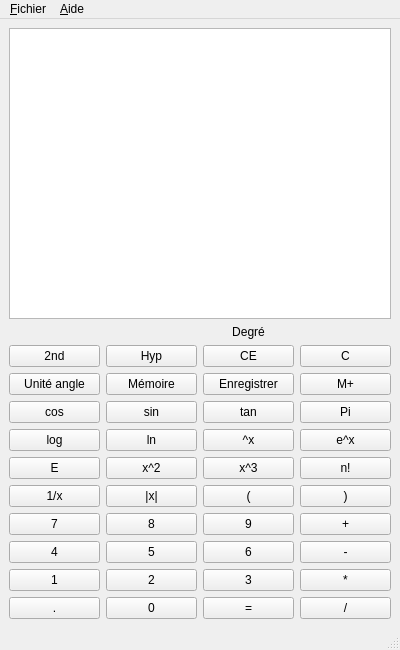
<?xml version="1.0" encoding="UTF-8"?>
<ui version="4.0">
 <class>MainWindow</class>
 <widget class="QMainWindow" name="MainWindow">
  <property name="geometry">
   <rect>
    <x>0</x>
    <y>0</y>
    <width>400</width>
    <height>650</height>
   </rect>
  </property>
  <property name="windowTitle">
   <string>La calculatrice d'Olivier</string>
  </property>
  <widget class="QWidget" name="centralwidget">
   <layout class="QGridLayout" name="gridLayout_2">
    <item row="0" column="0">
     <layout class="QVBoxLayout" name="verticalLayout">
      <item>
       <widget class="QPlainTextEdit" name="ecran"/>
      </item>
      <item>
       <layout class="QGridLayout" name="gridLayout">
        <item row="0" column="0">
         <widget class="QLabel" name="affichage2nd">
          <property name="text">
           <string/>
          </property>
          <property name="alignment">
           <set>Qt::AlignCenter</set>
          </property>
         </widget>
        </item>
        <item row="0" column="1">
         <widget class="QLabel" name="affichageHyp">
          <property name="text">
           <string/>
          </property>
          <property name="alignment">
           <set>Qt::AlignCenter</set>
          </property>
         </widget>
        </item>
        <item row="0" column="2">
         <widget class="QLabel" name="affichageUniteAngle">
          <property name="text">
           <string>Degré</string>
          </property>
          <property name="alignment">
           <set>Qt::AlignCenter</set>
          </property>
         </widget>
        </item>
        <item row="1" column="0">
         <widget class="QPushButton" name="bouton2nd">
          <property name="text">
           <string>2nd</string>
          </property>
         </widget>
        </item>
        <item row="1" column="1">
         <widget class="QPushButton" name="boutonHyp">
          <property name="text">
           <string>Hyp</string>
          </property>
         </widget>
        </item>
        <item row="1" column="2">
         <widget class="QPushButton" name="boutonCE">
          <property name="text">
           <string>CE</string>
          </property>
         </widget>
        </item>
        <item row="1" column="3">
         <widget class="QPushButton" name="boutonAnnulation">
          <property name="text">
           <string>C</string>
          </property>
         </widget>
        </item>
        <item row="2" column="0">
         <widget class="QPushButton" name="boutonMode">
          <property name="text">
           <string>Unité angle</string>
          </property>
         </widget>
        </item>
        <item row="2" column="1">
         <widget class="QPushButton" name="boutonMemoire">
          <property name="text">
           <string>Mémoire</string>
          </property>
         </widget>
        </item>
        <item row="2" column="2">
         <widget class="QPushButton" name="boutonEnregistrer">
          <property name="text">
           <string>Enregistrer</string>
          </property>
         </widget>
        </item>
        <item row="2" column="3">
         <widget class="QPushButton" name="boutonM">
          <property name="text">
           <string>M+</string>
          </property>
         </widget>
        </item>
        <item row="3" column="0">
         <widget class="QPushButton" name="boutonCos">
          <property name="text">
           <string>cos</string>
          </property>
         </widget>
        </item>
        <item row="3" column="1">
         <widget class="QPushButton" name="boutonSin">
          <property name="text">
           <string>sin</string>
          </property>
         </widget>
        </item>
        <item row="3" column="2">
         <widget class="QPushButton" name="boutonTan">
          <property name="text">
           <string>tan</string>
          </property>
         </widget>
        </item>
        <item row="3" column="3">
         <widget class="QPushButton" name="boutonPi">
          <property name="text">
           <string>Pi</string>
          </property>
         </widget>
        </item>
        <item row="4" column="0">
         <widget class="QPushButton" name="boutonLog">
          <property name="text">
           <string>log</string>
          </property>
         </widget>
        </item>
        <item row="4" column="1">
         <widget class="QPushButton" name="boutonLn">
          <property name="text">
           <string>ln</string>
          </property>
         </widget>
        </item>
        <item row="4" column="2">
         <widget class="QPushButton" name="boutonPuissance">
          <property name="text">
           <string>^x</string>
          </property>
         </widget>
        </item>
        <item row="4" column="3">
         <widget class="QPushButton" name="boutonPuissanceE">
          <property name="text">
           <string>e^x</string>
          </property>
         </widget>
        </item>
        <item row="5" column="0">
         <widget class="QPushButton" name="boutonE">
          <property name="text">
           <string>E</string>
          </property>
         </widget>
        </item>
        <item row="5" column="1">
         <widget class="QPushButton" name="boutonCarre">
          <property name="text">
           <string>x^2</string>
          </property>
         </widget>
        </item>
        <item row="5" column="2">
         <widget class="QPushButton" name="boutonCube">
          <property name="text">
           <string>x^3</string>
          </property>
         </widget>
        </item>
        <item row="5" column="3">
         <widget class="QPushButton" name="boutonFactoriel">
          <property name="text">
           <string>n!</string>
          </property>
         </widget>
        </item>
        <item row="6" column="0">
         <widget class="QPushButton" name="boutonInverse">
          <property name="text">
           <string>1/x</string>
          </property>
         </widget>
        </item>
        <item row="6" column="1">
         <widget class="QPushButton" name="boutonValeurAbsolue">
          <property name="text">
           <string>|x|</string>
          </property>
         </widget>
        </item>
        <item row="6" column="2">
         <widget class="QPushButton" name="boutonParentheseOuverte">
          <property name="text">
           <string>(</string>
          </property>
         </widget>
        </item>
        <item row="6" column="3">
         <widget class="QPushButton" name="boutonParentheseFermee">
          <property name="text">
           <string>)</string>
          </property>
         </widget>
        </item>
        <item row="7" column="0">
         <widget class="QPushButton" name="bouton7">
          <property name="text">
           <string>7</string>
          </property>
         </widget>
        </item>
        <item row="7" column="1">
         <widget class="QPushButton" name="bouton8">
          <property name="text">
           <string>8</string>
          </property>
         </widget>
        </item>
        <item row="7" column="2">
         <widget class="QPushButton" name="bouton9">
          <property name="text">
           <string>9</string>
          </property>
         </widget>
        </item>
        <item row="7" column="3">
         <widget class="QPushButton" name="boutonPlus">
          <property name="text">
           <string>+</string>
          </property>
         </widget>
        </item>
        <item row="8" column="0">
         <widget class="QPushButton" name="bouton4">
          <property name="text">
           <string>4</string>
          </property>
         </widget>
        </item>
        <item row="8" column="1">
         <widget class="QPushButton" name="bouton5">
          <property name="text">
           <string>5</string>
          </property>
         </widget>
        </item>
        <item row="8" column="2">
         <widget class="QPushButton" name="bouton6">
          <property name="text">
           <string>6</string>
          </property>
         </widget>
        </item>
        <item row="8" column="3">
         <widget class="QPushButton" name="boutonMoins">
          <property name="text">
           <string>-</string>
          </property>
         </widget>
        </item>
        <item row="9" column="0">
         <widget class="QPushButton" name="bouton1">
          <property name="text">
           <string>1</string>
          </property>
         </widget>
        </item>
        <item row="9" column="1">
         <widget class="QPushButton" name="bouton2">
          <property name="text">
           <string>2</string>
          </property>
         </widget>
        </item>
        <item row="9" column="2">
         <widget class="QPushButton" name="bouton3">
          <property name="text">
           <string>3</string>
          </property>
         </widget>
        </item>
        <item row="9" column="3">
         <widget class="QPushButton" name="boutonMultiplie">
          <property name="text">
           <string>*</string>
          </property>
         </widget>
        </item>
        <item row="10" column="0">
         <widget class="QPushButton" name="boutonPoint">
          <property name="text">
           <string>.</string>
          </property>
         </widget>
        </item>
        <item row="10" column="1">
         <widget class="QPushButton" name="bouton0">
          <property name="text">
           <string>0</string>
          </property>
         </widget>
        </item>
        <item row="10" column="2">
         <widget class="QPushButton" name="boutonEgal">
          <property name="text">
           <string>=</string>
          </property>
         </widget>
        </item>
        <item row="10" column="3">
         <widget class="QPushButton" name="boutonDivise">
          <property name="text">
           <string>/</string>
          </property>
         </widget>
        </item>
       </layout>
      </item>
     </layout>
    </item>
   </layout>
  </widget>
  <widget class="QMenuBar" name="menubar">
   <property name="geometry">
    <rect>
     <x>0</x>
     <y>0</y>
     <width>400</width>
     <height>20</height>
    </rect>
   </property>
   <widget class="QMenu" name="menu_Fichier">
    <property name="title">
     <string>&amp;Fichier</string>
    </property>
    <addaction name="menuQuitter"/>
   </widget>
   <widget class="QMenu" name="menuAide">
    <property name="title">
     <string>&amp;Aide</string>
    </property>
    <addaction name="menuAPropos"/>
   </widget>
   <addaction name="menu_Fichier"/>
   <addaction name="menuAide"/>
  </widget>
  <widget class="QStatusBar" name="statusbar"/>
  <action name="menuAPropos">
   <property name="text">
    <string>A propos</string>
   </property>
  </action>
  <action name="menuQuitter">
   <property name="text">
    <string>&amp;Quitter</string>
   </property>
  </action>
 </widget>
 <tabstops>
  <tabstop>boutonEgal</tabstop>
  <tabstop>bouton0</tabstop>
  <tabstop>bouton1</tabstop>
  <tabstop>bouton2</tabstop>
  <tabstop>bouton3</tabstop>
  <tabstop>bouton4</tabstop>
  <tabstop>bouton5</tabstop>
  <tabstop>bouton6</tabstop>
  <tabstop>bouton7</tabstop>
  <tabstop>bouton8</tabstop>
  <tabstop>bouton9</tabstop>
  <tabstop>boutonPlus</tabstop>
  <tabstop>boutonMoins</tabstop>
  <tabstop>boutonMultiplie</tabstop>
  <tabstop>boutonDivise</tabstop>
  <tabstop>ecran</tabstop>
 </tabstops>
 <resources/>
 <connections/>
</ui>
